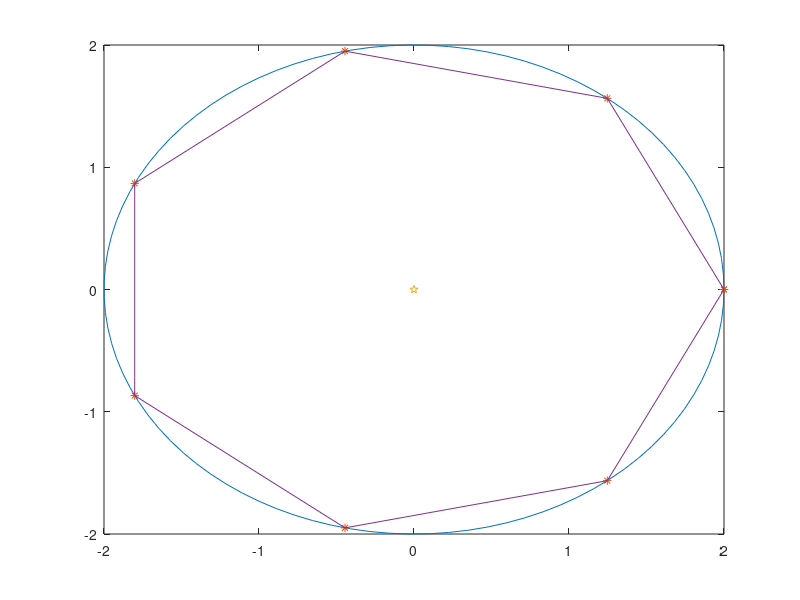

The MATLAB script that drew this image: (Note: this script raises an error after producing the figure.)
% this script has the aim to make a consensus average on the position of
% the UGV; the assumption is that the formation has been achieved and all
% the drones are correctly oriented, pointing towards the UGV
clear 
close all

%% initialize UGV struct

ugv.xw = 0;  ugv.yw = 0; ugv.hw = 0;    % robot position and orientation wrt world frame (UGV frame)


n=7;             % number of vertex of the regular polygon formation 
r=2;             % ray associated to the formatioon
x = ugv.xw;      % coordinate for the centre of the formation
y = ugv.yw;

% plotting the initial condition associated to the formation

%% plotting stuff...
convex_hull = zeros(n,2).';
point = zeros(2,1);

% using this formulation, i am assuming that there is an agent in
% coordinate (rho,0); all the other agents are disposed starting from this
% coordinate

for i = 0:n
       point(1) = x + r * cos(2 * pi * i / n);    
       point(2) = y + r * sin(2 * pi * i / n); 
       point = point.';
       convex_hull(1, i+1) = point(1);
       convex_hull(2, i+1) = point(2);  
end

% circumbscribed circle
ray = r;
xc = x;
yc = y;
theta = linspace(0,2*pi);
x = ray*cos(theta) + xc;
y = ray*sin(theta) + yc;

% convexhull definition given the vertix of the geometric pattern of the
% UAV formation
convex_hull = convex_hull.';
[k,av] = convhull(convex_hull);
plot(x,y)
hold on
plot(convex_hull(:,1),convex_hull(:,2),'*')
hold on
plot(ugv.xw, ugv.yw, 'p')
plot(convex_hull(k,1),convex_hull(k,2))


%% no, starting from the ideally described situation, the following code retrieve the 
% 2D position into the image plane of the point on the surface of the UGV, 
% that are successively used to compute the relative pose of the UAVs wrt
% UGV
 
close all 

% UGV point representation
yn = zeros(n,1);
x_result = zeros(n,1);
y_result = zeros(n,1);

% Point1 representation
point_1x = zeros(n,1);
point_1y = zeros(n,1);
point_1_bool = zeros(n,1);

% Point2 representation
point_2x = zeros(n,1);
point_2y = zeros(n,1);
point_2_bool = zeros(n,1);

% Point3 representation
point_3x = zeros(n,1);
point_3y = zeros(n,1);
point_3_bool = zeros(n,1);

% Point4 representation
point_4x = zeros(n,1);
point_4y = zeros(n,1);
point_4_bool = zeros(n,1);

%UGV_pos = [0; 0; 0]; % the ugv is the "world frame" for the AGV
% as initial condition we are considering that the UGV starts to move in
% the origin of the world reference frame

P1 = [0.2; 0.15; 0.2]; %[m] 
P2 = [0.2; -0.15; 0.2]; %[m]
P3 = [-0.2; -0.15; 0.2]; %[m]
P4 = [-0.2; 0.15; 0.2]; %[m]
height = 1.5;

for i = 1:n
    yaw_angle = pi+2*pi*(i-1)/n;
    [yn(i),x_result(i),y_result(i)] = computeCameraImage([convex_hull(i,1) convex_hull(i,2) height],[0 0 yaw_angle],[ugv.xw ugv.yw 0]);
    [point_1_bool(i),point_1x(i),point_1y(i)] = computeCameraImage([convex_hull(i,1) convex_hull(i,2) height],[0 0 yaw_angle],P1.');
    [point_2_bool(i),point_2x(i),point_2y(i)] = computeCameraImage([convex_hull(i,1) convex_hull(i,2) height],[0 0 yaw_angle],P2.');
    [point_3_bool(i),point_3x(i),point_3y(i)] = computeCameraImage([convex_hull(i,1) convex_hull(i,2) height],[0 0 yaw_angle],P3.');
    [point_4_bool(i),point_4x(i),point_4y(i)] = computeCameraImage([convex_hull(i,1) convex_hull(i,2) height],[0 0 yaw_angle],P4.');
end
 
%example: which UAV do you want to plot? (choose between 1 and n)
k = 5;
plotting_image_point(yn(k), point_1_bool(k), point_2_bool(k), point_3_bool(k), point_4_bool(k),x_result(k),y_result(k),point_1x(k),point_1y(k), point_2x(k),point_2y(k),point_3x(k),point_3y(k), point_4x(k),point_4y(k))

%% In this section, the pose of each drone is recovered
close all

droneLocation = cell(n,1);
droneOrientation = cell(n,1);
estimated_x = zeros(n,1);
estimated_y = zeros(n,1);
for i=1:n
    [droneLocation{i,1},droneOrientation{i,1}] = PoseReconstruction([point_1x(i) point_1y(i); point_2x(i) point_2y(i); point_3x(i) point_3y(i); point_4x(i) point_4y(i)]);
    estimated_x(i) = droneLocation{i,1}(1);
    estimated_y(i) = droneLocation{i,1}(2);
end

% plotting stuff
convex_hull_estimated = zeros(n,2).';
for i = 1:n
       convex_hull_estimated(1, i+1) = estimated_x(i);
       convex_hull_estimated(2, i+1) = estimated_y(i);  
end

convex_hull_estimated = convex_hull_estimated.';
[k,av] = convhull(convex_hull_estimated);

plot(convex_hull(:,1),convex_hull(:,2),'*')
hold on
plot(ugv.xw, ugv.yw, 'p')
plot(convex_hull(k,1),convex_hull(k,2))
hold on
plot(convex_hull_estimated(:,1),convex_hull_estimated(:,2),'*')
hold on
plot(convex_hull_estimated(k,1),convex_hull_estimated(k,2))

%% now, we move the UGV of 0.5 on x direction; y,z are still equivalent to zero 

close all
ugv.xw = 0.5;  ugv.yw = 0; ugv.zw = 0;

% since we are doing the same thing as before, after the motion of the UGV,
% we reuse the same variable; we change only the final result variable, 
% so as to distinguish the resulta to that obtained before

% since computerCameraImage want the position of the UGV wrt world 
% reference frame, we must consider the induced motion also for the points 
% used for the homography 

P1 = [0.2+ugv.xw; 0.15+ugv.yw; 0.2+ugv.zw]; %[m]
P2 = [0.2+ugv.xw; -0.15+ugv.yw; 0.2+ugv.zw]; %[m]
P3 = [-0.2+ugv.xw; -0.15+ugv.yw; 0.2+ugv.zw]; %[m]
P4 = [-0.2+ugv.xw; 0.15+ugv.yw; 0.2+ugv.zw]; %[m]
height = 1.5;

for i = 1:n
    yaw_angle = pi+2*pi*(i-1)/n;
    [yn(i),x_result(i),y_result(i)] = computeCameraImage([convex_hull(i,1) convex_hull(i,2) height],[0 0 yaw_angle],[ugv.xw ugv.yw 0]);
    [point_1_bool(i),point_1x(i),point_1y(i)] = computeCameraImage([convex_hull(i,1) convex_hull(i,2) height],[0 0 yaw_angle],P1.');
    [point_2_bool(i),point_2x(i),point_2y(i)] = computeCameraImage([convex_hull(i,1) convex_hull(i,2) height],[0 0 yaw_angle],P2.');
    [point_3_bool(i),point_3x(i),point_3y(i)] = computeCameraImage([convex_hull(i,1) convex_hull(i,2) height],[0 0 yaw_angle],P3.');
    [point_4_bool(i),point_4x(i),point_4y(i)] = computeCameraImage([convex_hull(i,1) convex_hull(i,2) height],[0 0 yaw_angle],P4.');
end

droneLocation2 = cell(n,1);
droneOrientation2 = cell(n,1);
estimated_x2 = zeros(n,1);
estimated_y2 = zeros(n,1);
for i=1:n
    [droneLocation2{i,1},droneOrientation2{i,1}] = PoseReconstruction([point_1x(i) point_1y(i); point_2x(i) point_2y(i); point_3x(i) point_3y(i); point_4x(i) point_4y(i)]);
    estimated_x2(i) = droneLocation2{i,1}(1);
    estimated_y2(i) = droneLocation2{i,1}(2);
end

x_variation = zeros(n,1);
y_variation = zeros(n,1);
for i=1:n
    x_variation(i) = estimated_x2(i) - estimated_x(i);
    y_variation(i) = estimated_y2(i) - estimated_y(i);
end

% x_variation, y_variation represent the variable that include 
% the motion difference that each UGV see in two different temporal instant

% x_variation
% y_variation

%% now, we define the graph in which construct the average consensus

% we recall here the graph of our network; in our case the sensor network
% consist in n different agent, where each agent is linked with its 
% two adiacent agent that are described in the formation

% initilize the nodes; the adjacency matrix is 
% A = adjacency matrix
close all
A = zeros(n,n);
for i = 1: n
    for j = 1: n
        if i == 1
            A(i,i+1) = 1;
            A(i, n) = 1;
        elseif i == n
            A(i,1) = 1;
            A(i,n-1) = 1;
        else
            A(i,i-1) = 1;
            A(i,i+1) = 1;
        end
    end
end

G = graph(A);
h = plot(G);
layout(h,'subspace')


% now we define the elements inside the "Metropolis matrix"
% for our graph, we always have that max(di, dj) = n, since all UAVs are
% linked with the UGV
%% now, we construct the consensus matrix with the metropolis definition

% here we are using off_diag_element = 1/(1+max(di,dj)), however
% since all the degree in the network are equal to two, then we set
% directly 2 instead of max(di, dj)

off_diag_element = 1/(1+2);

% W represent the weight of the metropolis matrix (average consensus matrix)
W = A;  % we start from the adjacency matrix for simplicity
W(W==1) = off_diag_element;
diag_element = zeros(n,1);

for i=1 : n
    diag_element(i) = 1-2/3; % from metropolis matrix inspection
end                          % for the same reason of (1/2) above;
                             % we always have (2/3) as sum on a row
for i=1:n
    W(i,i) = diag_element(i);
end

%% Consensus over x motion of the UGV

% we recall that our initial condition are defined in the variable
% x_variation and y_variation
n_iteration = 20; % number of iteration
consensus_average = cell(n_iteration,1);
temp_consensus = zeros(n,1);
last_consensus = x_variation; % setting the initial condition
% in this part, we are saving all the variables; totally inefficient
% this is the main reason to exploit iterative algorithm! 
% only for debugging purpose clearly
for i=1:n_iteration
    temp_consensus = W*last_consensus;
    consensus_average{i,1} = temp_consensus;
    last_consensus = temp_consensus;
end
summ = 0;
for i=1:n
    summ = summ + x_variation(i);
end
average = summ/n
consensus_average{n_iteration,1}

%% Consensus over y motion of the UGV

consensus_average = cell(n_iteration,1);
temp_consensus = zeros(n,1);
last_consensus = y_variation; % setting the initial condition

for i=1:n_iteration
    temp_consensus = W*last_consensus;
    consensus_average{i,1} = temp_consensus;
    last_consensus = temp_consensus;
end
summ = 0;
for i=1:n
    summ = summ + y_variation(i);
end
average = summ/n
consensus_average{n_iteration,1}






function plotting_image_point(bool_result, bool_point1, bool_point2, bool_point3, bool_point4, result_x, result_y, ...
    point1x, point1y, point2x, point2y, point3x, point3y,point4x, point4y)
    if bool_result && bool_point1 && bool_point2 && bool_point3 && bool_point4
        plot(result_y(1),result_x(1),'or','MarkerSize',3,'MarkerFaceColor','r')
        hold on 
        plot(point1y(1),point1x(1),'or','MarkerSize',3,'MarkerFaceColor','b')
        hold on 
        plot(point2y(1),point2x(1),'or','MarkerSize',3,'MarkerFaceColor','b')
        hold on 
        plot(point3y(1),point3x(1),'or','MarkerSize',3,'MarkerFaceColor','b')
        hold on 
        plot(point4y(1),point4x(1),'or','MarkerSize',3,'MarkerFaceColor','b')
        hold on 
        axis([-3.16*10^-3 3.16*10^-3  -2.37*10^-3  2.37*10^-3])
        title('image plane vision UAV')
    else
        disp("UGV is not seen by the image plane")
    end
end
